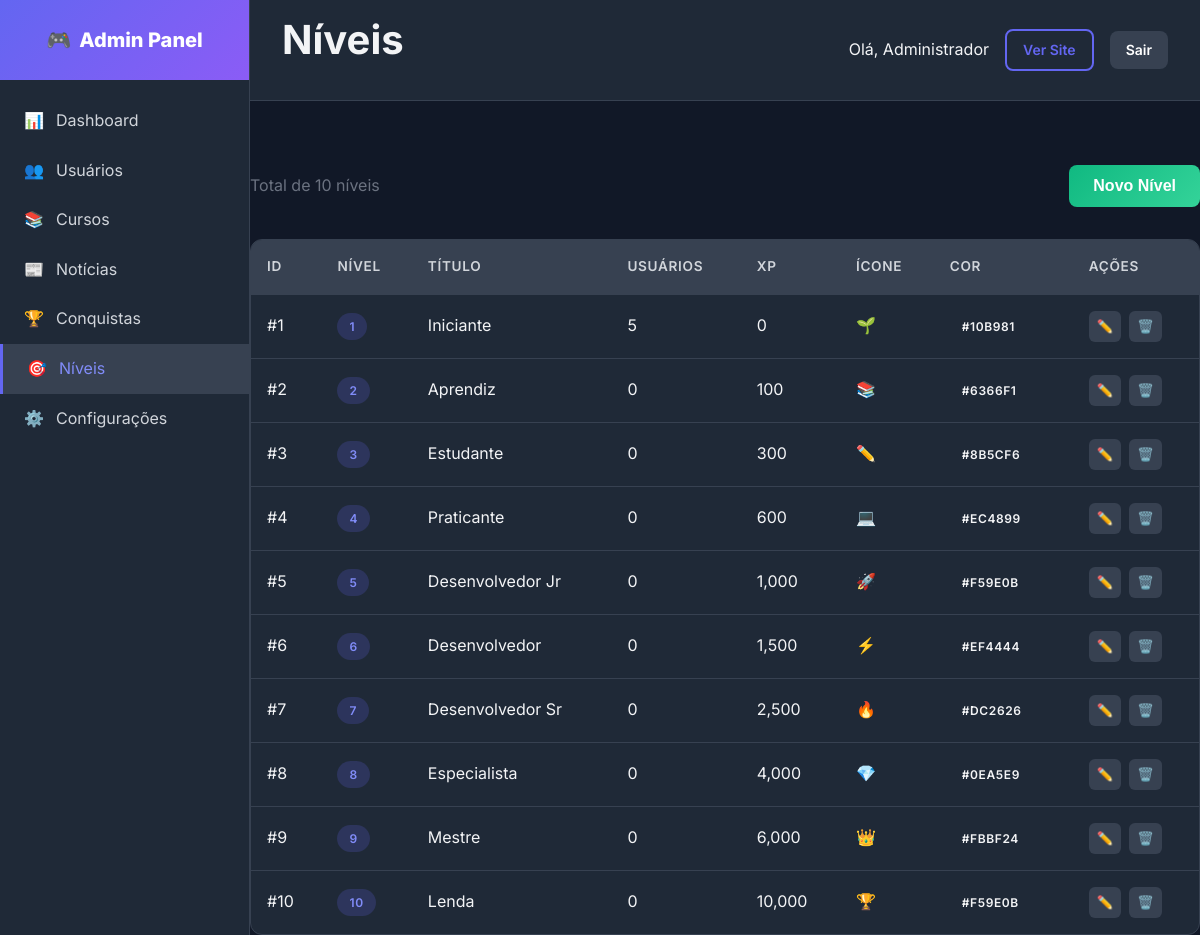
The app's page /admin/levels/levels.php (signed in) with its own data.
### tables this page shows
CREATE TABLE `users` (
    `id`                        INT UNSIGNED       NOT NULL AUTO_INCREMENT,
    `name`                      VARCHAR(100)       NOT NULL                          COMMENT 'Nome de exibição',
    `full_name`                 VARCHAR(200)       DEFAULT NULL                      COMMENT 'Nome completo',
    `first_name`                VARCHAR(100)       DEFAULT NULL                      COMMENT 'Primeiro nome',
    `last_name`                 VARCHAR(100)       DEFAULT NULL                      COMMENT 'Sobrenome',
    `username`                  VARCHAR(50)        NOT NULL                          COMMENT 'Username único',
    `email`                     VARCHAR(150)       NOT NULL                          COMMENT 'Email único para login',
    `password`                  VARCHAR(255)       NOT NULL                          COMMENT 'Hash bcrypt da senha',
    `role`                      ENUM('student','instructor','admin','super_admin')
                                                   NOT NULL DEFAULT 'student'        COMMENT 'Papel do usuário',
    `avatar`                    VARCHAR(500)       DEFAULT NULL                      COMMENT 'URL da foto de perfil',
    `bio`                       TEXT               DEFAULT NULL                      COMMENT 'Biografia',
    `phone`                     VARCHAR(20)        DEFAULT NULL                      COMMENT 'Telefone com DDD',
    `website`                   VARCHAR(255)       DEFAULT NULL                      COMMENT 'Site pessoal',
    `social_github`             VARCHAR(255)       DEFAULT NULL,
    `social_linkedin`           VARCHAR(255)       DEFAULT NULL,
    `social_twitter`            VARCHAR(255)       DEFAULT NULL,
    `social_youtube`            VARCHAR(255)       DEFAULT NULL,
    `specialization`            VARCHAR(255)       DEFAULT NULL                      COMMENT 'Área de especialização',
    `total_points`              INT UNSIGNED       NOT NULL DEFAULT 0                COMMENT 'Cache pontos gamificação',
    `xp_total`                  INT UNSIGNED       NOT NULL DEFAULT 0                COMMENT 'XP total do usuário',
    `coins`                     INT UNSIGNED       NOT NULL DEFAULT 0                COMMENT 'Moedas do usuário',
    `level`                     INT UNSIGNED       NOT NULL DEFAULT 1                COMMENT 'Nível atual do usuário',
    `streak_days`               INT UNSIGNED       NOT NULL DEFAULT 0                COMMENT 'Dias seguidos de atividade',
    `last_activity`             DATE               DEFAULT NULL                      COMMENT 'Data da última atividade',
    `email_verified_at`         TIMESTAMP          NULL DEFAULT NULL,
    `email_verification_token`  VARCHAR(100)       DEFAULT NULL,
    `password_reset_token`      VARCHAR(100)       DEFAULT NULL,
    `password_reset_expires`    TIMESTAMP          NULL DEFAULT NULL,
    `two_factor_secret`         VARCHAR(255)       DEFAULT NULL,
    `two_factor_enabled`        TINYINT(1)         NOT NULL DEFAULT 0,
    `last_login_at`             TIMESTAMP          NULL DEFAULT NULL,
    `last_login_ip`             VARCHAR(45)        DEFAULT NULL,
    `is_active`                 TINYINT(1)         NOT NULL DEFAULT 1,
    `status`                    ENUM('active','inactive','banned','pending')
                                                   NOT NULL DEFAULT 'active'        COMMENT 'Status do usuário',
    `preferences`               JSON               DEFAULT NULL,
    `created_at`                TIMESTAMP          NOT NULL DEFAULT CURRENT_TIMESTAMP,
    `updated_at`                TIMESTAMP          NOT NULL DEFAULT CURRENT_TIMESTAMP ON UPDATE CURRENT_TIMESTAMP,

    PRIMARY KEY (`id`),
    UNIQUE KEY `uk_users_email` (`email`),
    UNIQUE KEY `uk_users_username` (`username`),
    KEY `idx_users_role` (`role`),
    KEY `idx_users_active` (`is_active`),
    KEY `idx_users_status` (`status`),
    KEY `idx_users_created` (`created_at`),
    KEY `idx_users_points` (`total_points` DESC)
);

CREATE TABLE `levels` (
    `id`            INT UNSIGNED     NOT NULL AUTO_INCREMENT,
    `level_number`  INT UNSIGNED     NOT NULL,
    `title`         VARCHAR(50)      NOT NULL,
    `xp_required`   INT UNSIGNED     NOT NULL,
    `badge_icon`    VARCHAR(100)     DEFAULT NULL,
    `color`         VARCHAR(7)       NOT NULL DEFAULT '#6366f1',
    `perks`         TEXT             DEFAULT NULL,
    `created_at`    TIMESTAMP        NOT NULL DEFAULT CURRENT_TIMESTAMP,

    PRIMARY KEY (`id`),
    UNIQUE KEY `uk_level_number` (`level_number`),
    KEY `idx_levels_xp` (`xp_required`)
);

### includes/functions.php (called while the page is built, shortened)
<?php
if (!function_exists('url')) {
    function url(string $path = ''): string {
        $baseUrl = defined('BASE_URL') ? BASE_URL : 'http://localhost/gamedev-academy/';
        return rtrim($baseUrl, '/') . '/' . ltrim($path, '/');
    }
}
if (!function_exists('asset')) {
    function asset(string $path): string {
        $path = ltrim($path, '/');
        $protocol = (!empty($_SERVER['HTTPS']) && $_SERVER['HTTPS'] === 'on') ? 'https://' : 'http://';
        $host = $_SERVER['HTTP_HOST'] ?? 'localhost';
        $scriptName = $_SERVER['SCRIPT_NAME'];
        $pathParts = explode('/', trim($scriptName, '/'));
        $projectFolder = $pathParts[0] ?? '';
        if (!empty($projectFolder) && $projectFolder !== 'index.php') {
            return $protocol . $host . '/' . $projectFolder . '/assets/' . $path;
        }
        return $protocol . $host . '/assets/' . $path;
    }
}
if (!function_exists('escape')) {
    function escape(?string $string): string {
        return htmlspecialchars($string, ENT_QUOTES | ENT_HTML5, 'UTF-8');
    }
}
?>

### classes/Database.php (called while the page is built, shortened)
<?php
class Database {
    private static $instance = null;
    private $pdo;
    private function __construct() {
        try {
            $dsn = "mysql:host=" . DB_HOST . ";dbname=" . DB_NAME . ";charset=" . DB_CHARSET;
            $options = [
                PDO::ATTR_ERRMODE => PDO::ERRMODE_EXCEPTION,
                PDO::ATTR_DEFAULT_FETCH_MODE => PDO::FETCH_ASSOC,
                PDO::ATTR_EMULATE_PREPARES => false,
            ];
            $this->pdo = new PDO($dsn, DB_USER, DB_PASS, $options);
        } catch (PDOException $e) {
            die("Erro de conexão: " . $e->getMessage());
        }
    }
    public static function getInstance(): self {
        if (self::$instance === null) {
            self::$instance = new self();
        }
        return self::$instance;
    }
    public function query(string $sql, array $params = []): PDOStatement {
        $stmt = $this->pdo->prepare($sql);
        $stmt->execute($params);
        return $stmt;
    }
    public function fetch(string $sql, array $params = []): ?array {
        return $this->query($sql, $params)->fetch() ?: null;
    }
    public function fetchAll(string $sql, array $params = []): array {
        return $this->query($sql, $params)->fetchAll();
    }
}

### classes/Auth.php (called while the page is built, shortened)
<?php
require_once __DIR__ . '/Database.php';
require_once __DIR__ . '/User.php';
class Auth {
    private $user;
    public function __construct() {
        $this->user = new User();
    }
    public function isLoggedIn(): bool {
        if (isset($_SESSION['user_id'])) {
            return true;
        }
        return false;
    }
    public function getCurrentUser(): ?array {
        return $this->user->find($_SESSION['user_id']);
    }
}

### classes/User.php (called while the page is built, shortened)
<?php
class User {
    private $db;
    public function __construct() {
        $this->db = Database::getInstance();
    }
    public function find(int $id): ?array {
        return $this->db->fetch("SELECT * FROM users WHERE id = ?", [$id]);
    }
}

### admin/levels/levels.php (the view, shortened to what this page needs)
<?php
$pageTitle = 'Níveis';
include '../includes/header.php';
$db = Database::getInstance();
$levels = $db->fetchAll("
    SELECT l.*, (SELECT COUNT(*) FROM users WHERE level = l.level_number) as user_count
    FROM levels l
    ORDER BY l.level_number ASC
");
?>
<div class="d-flex justify-between align-center mb-4">
    <p class="text-muted">Total de <?= count($levels) ?> níveis</p>
    <button class="btn btn-success" onclick="document.getElementById('create-level').style.display='block'">Novo Nível</button>
</div>
<div class="admin-table-container">
    <table class="admin-table">
        <thead>
            <tr>
                <th>ID</th>
                <th>Nível</th>
                <th>Título</th>
                <th>Usuários</th>
                <th>XP</th>
                <th>Ícone</th>
                <th>Cor</th>
                <th>Ações</th>
            </tr>
        </thead>
        <tbody>
            <?php foreach ($levels as $level): ?>
            <tr>
                <td>#<?= $level['id'] ?></td>
                <td><span class="badge badge-primary"><?= $level['level_number'] ?></span></td>
                <td><?= escape($level['title']) ?></td>
                <td><?= number_format($level['user_count']) ?></td>
                <td><?= number_format($level['xp_required']) ?></td>
                <td><?= escape($level['badge_icon']) ?></td>
                <td><span class="badge badge-secondary"><?= escape($level['color']) ?></span></td>
                <td>
                    <div class="admin-actions">
                        <button class="btn-action edit" title="Editar" onclick="toggleEdit(<?= $level['id'] ?>)">✏️</button>
                        <form method="POST" onsubmit="return confirm('Remover este nível?')">
                            <button class="btn-action delete" title="Deletar">🗑️</button>
                        </form>
                    </div>
                </td>
            </tr>
            <?php endforeach; ?>
        </tbody>
    </table>
</div>
<?php include '../includes/footer.php'; ?>

### admin/includes/header.php (shortened to what this page needs)
<?php
require_once __DIR__ . '/../../config/database.php';
require_once __DIR__ . '/../../classes/Database.php';
require_once __DIR__ . '/../../classes/User.php';
require_once __DIR__ . '/../../classes/Auth.php';
require_once __DIR__ . '/../../classes/News.php';
require_once __DIR__ . '/../../includes/functions.php';
require_once __DIR__ . '/../../includes/editorjs-loader.php';
$auth = new Auth();
$auth->requireAdmin();
$currentUser = $auth->getCurrentUser();
?>
<!DOCTYPE html>
<html lang="pt-BR">
<head>
    <link rel="stylesheet" href="<?= asset('css/main.css') ?>">
    <link rel="stylesheet" href="<?= asset('css/admin.css') ?>">
<?php
    if (class_exists('EditorJSLoader')) {
        EditorJSLoader::renderStyles();
    }
?>
</head>
<body>
    <div class="admin-layout">
        <?php include __DIR__ . '/sidebar.php'; ?>
        <main class="admin-main">
            <div class="admin-header">
                <h1><?= $pageTitle ?? 'Dashboard' ?></h1>
                <div class="d-flex align-center gap-2">
                    <span>Olá, <?= escape($currentUser['full_name']) ?></span>
                    <a href="<?= url() ?>" class="btn btn-sm btn-outline">Ver Site</a>
                    <a href="<?= url('logout.php') ?>" class="btn btn-sm btn-secondary">Sair</a>
                </div>
            </div>
            <div class="admin-content"></div>

### assets/css/main.css (style rules this page uses)
:root { --primary: #6366f1; --primary-dark: #4f46e5; --primary-light: #818cf8; --secondary: #10b981; --accent: #f59e0b; --danger: #ef4444; --warning: #f59e0b; --success: #10b981; --dark: #1e1e2e; --dark-light: #2a2a3e; --gray-900: #111827; --gray-800: #1f2937; --gray-700: #374151; --gray-600: #4b5563; --gray-500: #6b7280; --gray-400: #9ca3af; --gray-300: #d1d5db; --gray-200: #e5e7eb; --gray-100: #f3f4f6; --white: #ffffff; --gradient-primary: linear-gradient(135deg, #6366f1 0%, #8b5cf6 100%); --gradient-secondary: linear-gradient(135deg, #10b981 0%, #34d399 100%); --gradient-dark: linear-gradient(135deg, #1e1e2e 0%, #2a2a3e 100%); --gradient-hero: linear-gradient(135deg, #1e1e2e 0%, #2d1b69 50%, #1e1e2e 100%); --shadow-sm: 0 1px 2px rgba(0, 0, 0, 0.05); --shadow: 0 4px 6px -1px rgba(0, 0, 0, 0.1); --shadow-md: 0 10px 15px -3px rgba(0, 0, 0, 0.1); --shadow-lg: 0 20px 25px -5px rgba(0, 0, 0, 0.1); --shadow-glow: 0 0 20px rgba(99, 102, 241, 0.3); --radius-sm: 0.375rem; --radius: 0.5rem; --radius-lg: 0.75rem; --radius-xl: 1rem; --radius-full: 9999px; --transition: all 0.3s ease; --transition-fast: all 0.15s ease; }
* { margin: 0; padding: 0; box-sizing: border-box; }
html { scroll-behavior: smooth; }
body { font-family: 'Inter', -apple-system, BlinkMacSystemFont, 'Segoe UI', Roboto, sans-serif; background: var(--gray-900); color: var(--gray-100); line-height: 1.6; min-height: 100vh; }
a { color: var(--primary-light); text-decoration: none; transition: var(--transition-fast); }
h1, h2, h3, h4, h5, h6 { font-weight: 700; line-height: 1.2; margin-bottom: 0.5em; }
h1 { font-size: 2.5rem; }
.btn { display: inline-flex; align-items: center; justify-content: center; gap: 0.5rem; padding: 0.75rem 1.5rem; font-size: 1rem; font-weight: 600; border: none; border-radius: var(--radius); cursor: pointer; transition: var(--transition); text-decoration: none; }
.btn-secondary { background: var(--gray-700); color: var(--white); }
.btn-success { background: var(--gradient-secondary); color: var(--white); }
.btn-outline { background: transparent; border: 2px solid var(--primary); color: var(--primary); }
.btn-sm { padding: 0.5rem 1rem; font-size: 0.875rem; }
.badge { display: inline-flex; align-items: center; padding: 0.25rem 0.75rem; font-size: 0.75rem; font-weight: 600; border-radius: var(--radius-full); text-transform: uppercase; letter-spacing: 0.05em; }
.badge-primary { background: rgba(99, 102, 241, 0.2); color: var(--primary-light); }
.text-muted { color: var(--gray-500); }
.mb-4 { margin-bottom: 2rem; }
.d-flex { display: flex; }
.align-center { align-items: center; }
.justify-between { justify-content: space-between; }
.gap-2 { gap: 1rem; }

### assets/css/admin.css (style rules this page uses)
.admin-layout { display: flex; min-height: 100vh; }
.admin-main { flex: 1; margin-left: 250px; min-height: 100vh; background: var(--gray-900); }
.admin-header { background: var(--gray-800); border-bottom: 1px solid var(--gray-700); padding: 1rem 2rem; display: flex; justify-content: space-between; align-items: center; }
.admin-content { padding: 2rem; }
.admin-table-container { background: var(--gray-800); border-radius: var(--radius-lg); overflow: hidden; border: 1px solid var(--gray-700); }
.admin-table { width: 100%; border-collapse: collapse; }
.admin-table thead { background: var(--gray-700); }
.admin-table th { padding: 1rem; text-align: left; font-weight: 600; color: var(--gray-300); font-size: 0.85rem; text-transform: uppercase; letter-spacing: 0.05em; }
.admin-table td { padding: 1rem; border-top: 1px solid var(--gray-700); }
.admin-actions { display: flex; gap: 0.5rem; }
.btn-action { padding: 0.5rem; background: var(--gray-700); border: none; border-radius: var(--radius-sm); color: var(--gray-400); cursor: pointer; transition: var(--transition-fast); }
.btn-action.edit { color: var(--primary); }
.btn-action.delete { color: var(--danger); }

### records on screen
users: full_name "Administrador"
levels: id "1", level_number "1", title "Iniciante", user_count "5", xp_required "0", badge_icon "🌱", color "#10B981"
levels: id "2", level_number "2", title "Aprendiz", user_count "0", xp_required "100", badge_icon "📚", color "#6366F1"
levels: id "3", level_number "3", title "Estudante", user_count "0", xp_required "300", badge_icon "✏️", color "#8B5CF6"
levels: id "4", level_number "4", title "Praticante", user_count "0", xp_required "600", badge_icon "💻", color "#EC4899"
levels: id "5", level_number "5", title "Desenvolvedor Jr", user_count "0", xp_required "1,000", badge_icon "🚀", color "#F59E0B"
levels: id "6", level_number "6", title "Desenvolvedor", user_count "0", xp_required "1,500", badge_icon "⚡", color "#EF4444"
levels: id "7", level_number "7", title "Desenvolvedor Sr", user_count "0", xp_required "2,500", badge_icon "🔥", color "#DC2626"
levels: id "8", level_number "8", title "Especialista", user_count "0", xp_required "4,000", badge_icon "💎", color "#0EA5E9"
levels: id "9", level_number "9", title "Mestre", user_count "0", xp_required "6,000", badge_icon "👑", color "#FBBF24"
levels: id "10", level_number "10", title "Lenda", user_count "0", xp_required "10,000", badge_icon "🏆", color "#F59E0B"

### other values on screen
$pageTitle "Níveis"
count($levels) "10"
